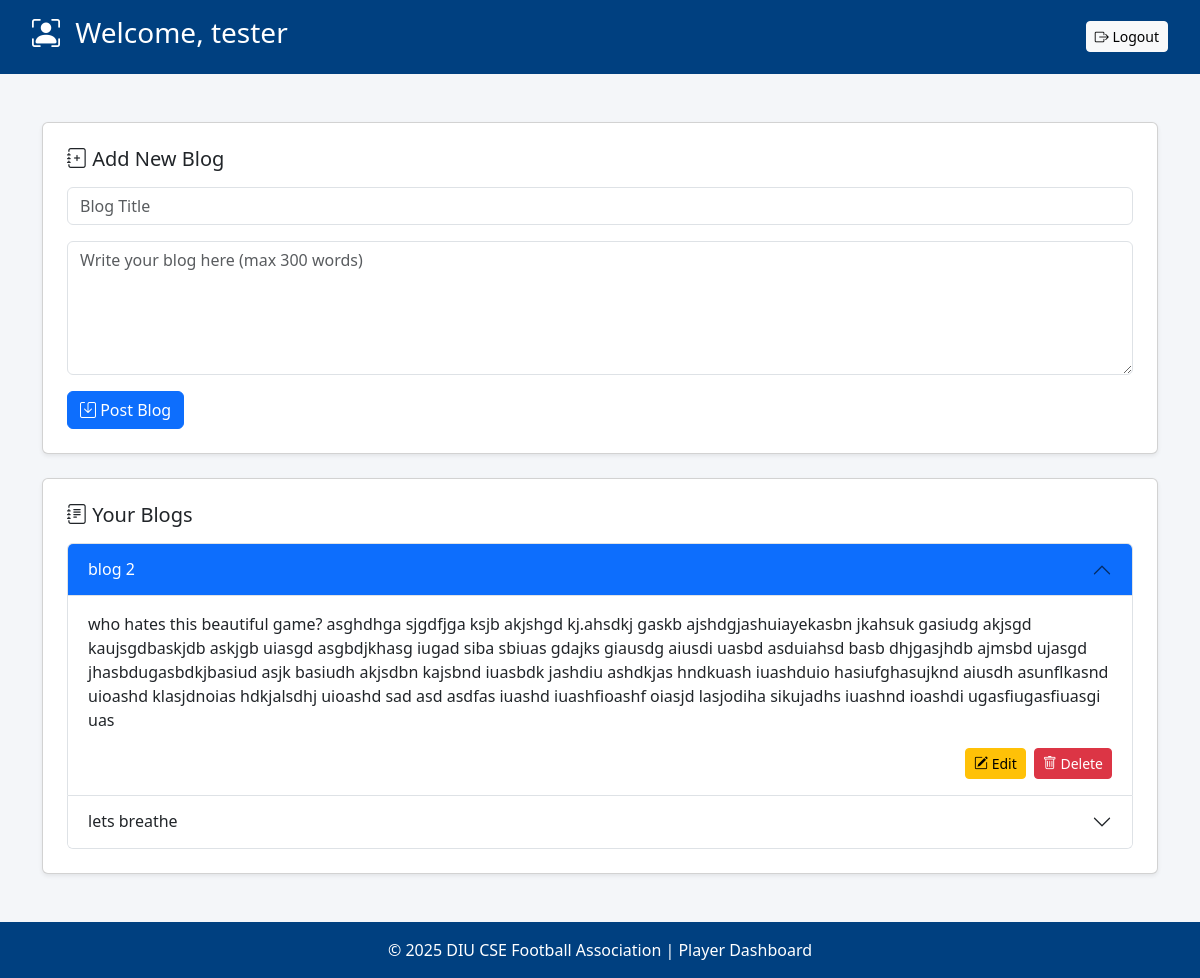
/user_dashboard.php (signed in), run on the app's committed database.
### tables this page shows
CREATE TABLE `users` (
  `id` int(11) NOT NULL,
  `username` varchar(100) NOT NULL,
  `password` varchar(255) NOT NULL,
  `full_name` varchar(100) NOT NULL,
  `batch` varchar(50) NOT NULL,
  `position` varchar(50) NOT NULL,
  `jersey_number` int(11) NOT NULL,
  `email` varchar(100) NOT NULL,
  `created_at` timestamp NOT NULL DEFAULT current_timestamp(),
  `blog` text DEFAULT NULL
);

CREATE TABLE `blogs` (
  `id` int(11) NOT NULL,
  `user_id` int(11) NOT NULL,
  `title` varchar(100) NOT NULL,
  `content` text NOT NULL,
  `created_at` timestamp NOT NULL DEFAULT current_timestamp()
);

### user_dashboard.php (the view, shortened to what this page needs)
<?php
$username = $_SESSION['username'];
$conn = new mysqli("localhost", "root", "", "login_system");
$userStmt = $conn->prepare("SELECT * FROM users WHERE username = ?");
$userStmt->bind_param("s", $username);
$userStmt->execute();
$user = $userStmt->get_result()->fetch_assoc();
$user_id = $user['id'];
$blogs = $conn->query("SELECT * FROM blogs WHERE user_id = $user_id ORDER BY created_at DESC");
?>
<!DOCTYPE html>
<html lang="en">
<head>
  <link href="https://cdn.jsdelivr.net/npm/bootstrap@5.3.3/dist/css/bootstrap.min.css" rel="stylesheet" />
  <link href="https://cdn.jsdelivr.net/npm/bootstrap-icons/font/bootstrap-icons.css" rel="stylesheet" />
</head>
<body>
<header class="dashboard-header d-flex justify-content-between align-items-center">
  <h3><i class="bi bi-person-bounding-box me-2"></i> Welcome, <?= htmlspecialchars($user['full_name']) ?></h3>
  <a href="logout.php" class="btn btn-light btn-sm"><i class="bi bi-box-arrow-right"></i> Logout</a>
</header>
<div class="container my-5">
  <div class="card p-4 mb-4 shadow-sm">
    <h5 class="mb-3"><i class="bi bi-journal-plus"></i> Add New Blog</h5>
    <form method="POST">
      <div class="mb-3">
        <input type="text" name="title" class="form-control" maxlength="100" placeholder="Blog Title" required>
      </div>
      <div class="mb-3">
        <textarea name="content" rows="5" class="form-control" maxlength="2000" placeholder="Write your blog here (max 300 words)" required></textarea>
      </div>
      <button type="submit" class="btn btn-primary"><i class="bi bi-save"></i> Post Blog</button>
    </form>
  </div>
  <div class="card p-4 shadow-sm">
    <h5 class="mb-3"><i class="bi bi-journal-text"></i> Your Blogs</h5>
    <div class="accordion" id="blogAccordion">
      <?php $count = 0; while ($row = $blogs->fetch_assoc()): $count++; ?>
        <div class="accordion-item">
          <h2 class="accordion-header" id="heading<?= $row['id'] ?>">
            <button class="accordion-button <?= $count > 1 ? 'collapsed' : '' ?>" type="button" data-bs-toggle="collapse" data-bs-target="#collapse<?= $row['id'] ?>">
              <?= htmlspecialchars($row['title']) ?>
            </button>
          </h2>
          <div id="collapse<?= $row['id'] ?>" class="accordion-collapse collapse <?= $count === 1 ? 'show' : '' ?>" data-bs-parent="#blogAccordion">
            <div class="accordion-body">
              <p><?= nl2br(htmlspecialchars($row['content'])) ?></p>
              <div class="d-flex justify-content-end">
                <a href="edit_blog.php?id=<?= $row['id'] ?>" class="btn btn-sm btn-warning me-2"><i class="bi bi-pencil-square"></i> Edit</a>
                <a href="?delete=<?= $row['id'] ?>" onclick="return confirm('Delete this blog?');" class="btn btn-sm btn-danger"><i class="bi bi-trash"></i> Delete</a>
              </div>
            </div>
          </div>
        </div>
      <?php endwhile; ?>
    </div>
  </div>
</div>
<footer class="footer">&copy; <?= date("Y") ?> DIU CSE Football Association | Player Dashboard</footer>
</body>
</html>

### user_dashboard.php (style rules this page uses)
body { background: #f4f6f9; font-family: 'Segoe UI', sans-serif; }
.dashboard-header { background: #004080; color: white; padding: 1rem 2rem; }
.accordion-button:not(.collapsed) { background-color: #0d6efd; color: white; }
.footer { background: #004080; color: white; padding: 1rem; margin-top: 3rem; text-align: center; }

### data on the page
users: full_name "tester"
blogs: title "blog 2", content "who hates this beautiful game? asghdhga sjgdfjga ksjb akjshgd kj.ahsdkj gaskb ajshdgjashuiayekasbn jkahsuk gasiudg akjsgd kaujsgdbaskjdb askjgb uiasgd asgbdjkhasg iugad siba sbiuas gdajks giausdg aiusdi uasbd asduiahsd basb dhjgasjhdb ajmsbd ujasgd jhasbdugasbdkjbasiud asjk basiudh akjsdbn kajsbnd iuasbdk jashdiu ashdkjas hndkuash iuashduio hasiufghasujknd aiusdh asunflkasnd uioashd klasjdnoias hdkjalsdhj uioashd sad asd asdfas iuashd iuashfioashf oiasjd lasjodiha sikujadhs iuashnd ioashdi ugasfiugasfiuasgi uas"
blogs: title "lets breathe"
